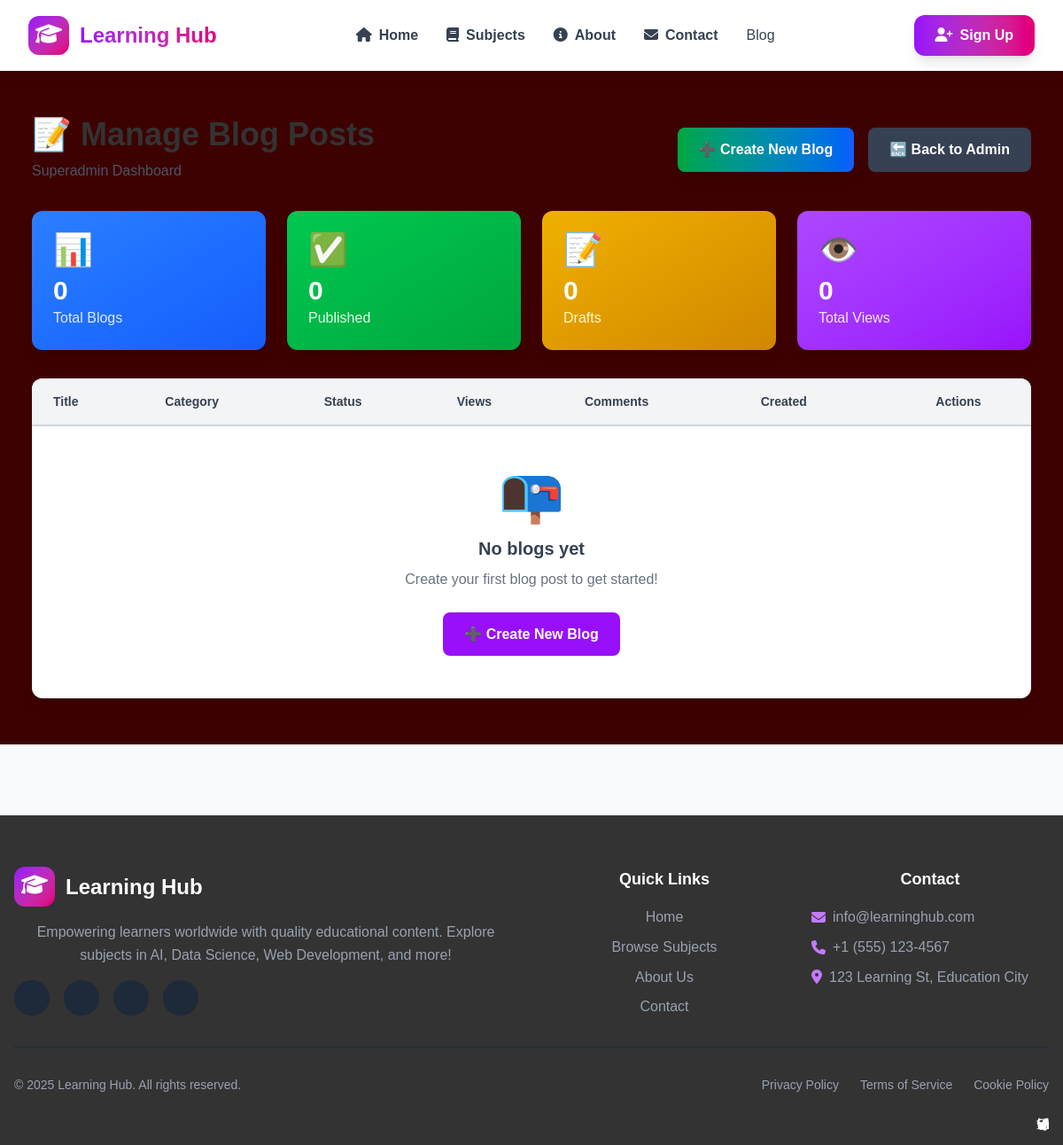
The page /blogs/manage/ (signed in) on the database as committed earlier.
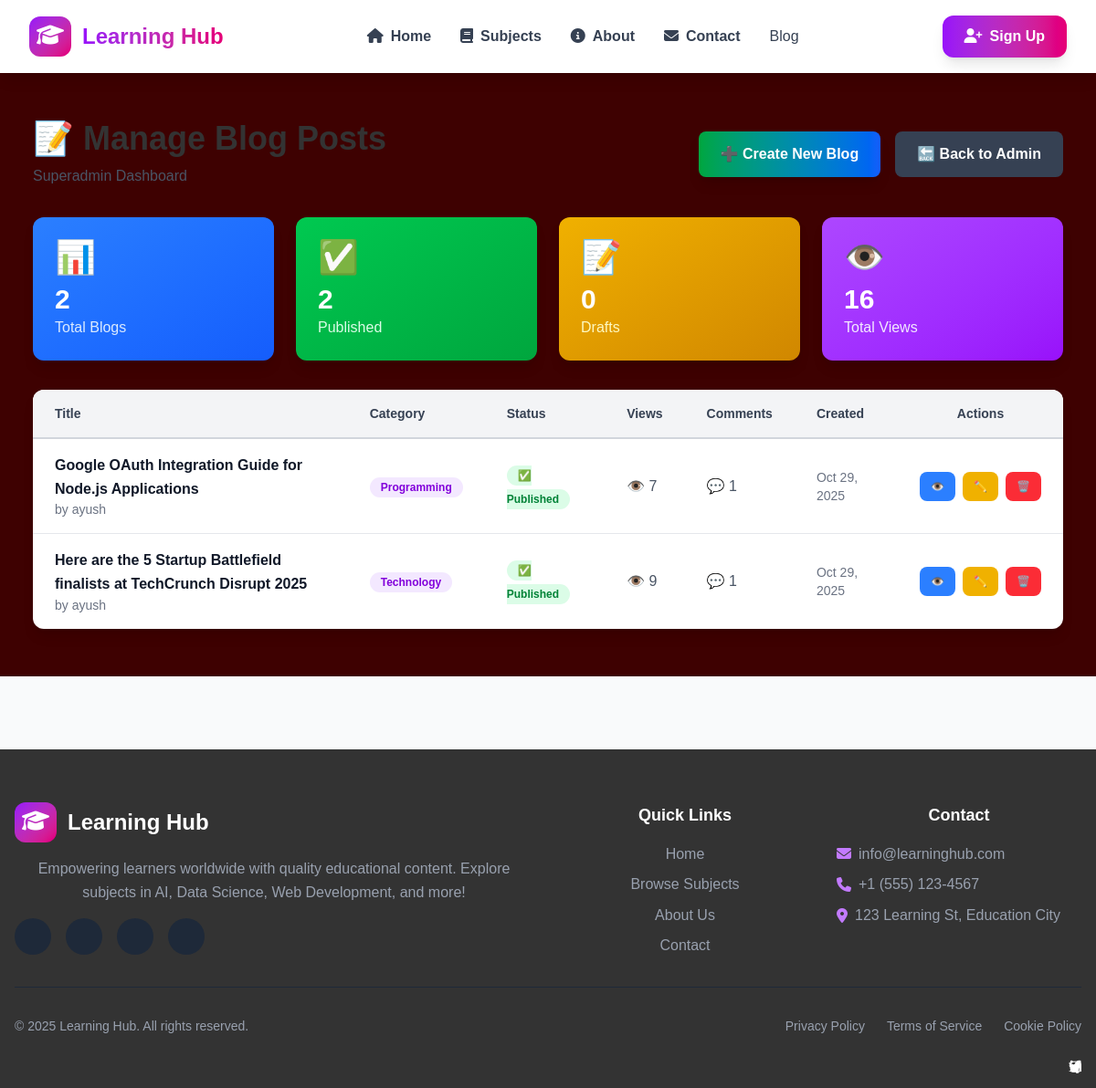
The same page on the database as committed later.
### MyFirstProject/models.py (models this page shows, shortened)
class Blog(models.Model):
    STATUS_CHOICES = [
        ('draft', 'Draft'),
        ('published', 'Published'),
    ]
    CATEGORY_CHOICES = [
        ('technology', 'Technology'),
        ('education', 'Education'),
        ('programming', 'Programming'),
        ('data-science', 'Data Science'),
        ('web-development', 'Web Development'),
        ('ai-ml', 'AI & Machine Learning'),
        ('career', 'Career'),
        ('tips', 'Tips & Tricks'),
    ]
    title = models.CharField(max_length=200)
    slug = models.SlugField(max_length=200, unique=True, blank=True)
    author = models.ForeignKey(User, on_delete=models.CASCADE, related_name='blogs')
    category = models.CharField(max_length=50, choices=CATEGORY_CHOICES, default='education')
    content = models.TextField()
    excerpt = models.TextField(max_length=300, blank=True, help_text="Brief summary (max 300 characters)")
    featured_image = models.URLField(max_length=500, blank=True, help_text="URL of the featured image")
    status = models.CharField(max_length=10, choices=STATUS_CHOICES, default='draft')
    views = models.PositiveIntegerField(default=0)
    created_at = models.DateTimeField(auto_now_add=True)
    updated_at = models.DateTimeField(auto_now=True)
    published_at = models.DateTimeField(null=True, blank=True)
    class Meta:
        ordering = ['-created_at']
        verbose_name = 'Blog Post'
        verbose_name_plural = 'Blog Posts'

### MyFirstProject/views.py (the view)
# urls.py: path('blogs/manage/', views.blog_manage, name='blog_manage'),
@login_required
@user_passes_test(is_superadmin, login_url='/login/')
def blog_manage(request):
    blogs = Blog.objects.annotate(
        comment_count=Count('comments')
    ).order_by('-created_at')
    total_blogs = blogs.count()
    published_blogs = blogs.filter(status='published').count()
    draft_blogs = blogs.filter(status='draft').count()
    total_views = sum(blog.views for blog in blogs)
    context = {
        'blogs': blogs,
        'total_blogs': total_blogs,
        'published_blogs': published_blogs,
        'draft_blogs': draft_blogs,
        'total_views': total_views,
    }
    return render(request, 'MyProject/blog_manage.html', context)

### MyFirstProject/views.py (called while the page is built)
def is_superadmin(user):
    return user.is_superuser

### MyFirstProject/templates/MyProject/blog_manage.html (shortened to what this page needs)
{% extends "layout.html" %}
{% block content %}
<div class="max-w-7xl mx-auto px-4 py-8">
  <div class="flex justify-between items-center mb-8">
    <div>
      <h1 class="text-4xl font-bold text-gray-800">📝 Manage Blog Posts</h1>
      <p class="text-gray-600 mt-2">Superadmin Dashboard</p>
    </div>
    <div class="flex gap-4">
      <a href="{% url 'blog_create' %}"
         class="px-6 py-3 bg-gradient-to-r from-green-600 to-blue-600 text-white rounded-lg font-semibold hover:from-green-700 hover:to-blue-700 transition shadow-lg">
        ➕ Create New Blog
      </a>
      <a href="/admin/"
         class="px-6 py-3 bg-gray-700 text-white rounded-lg font-semibold hover:bg-gray-800 transition">
        🔙 Back to Admin
      </a>
    </div>
  </div>
  <div class="grid md:grid-cols-4 gap-6 mb-8">
    <div class="bg-gradient-to-br from-blue-500 to-blue-600 text-white rounded-xl p-6 shadow-lg">
      <div class="text-4xl mb-2">📊</div>
      <div class="text-3xl font-bold">{{ total_blogs }}</div>
      <div class="text-blue-100">Total Blogs</div>
    </div>
    <div class="bg-gradient-to-br from-green-500 to-green-600 text-white rounded-xl p-6 shadow-lg">
      <div class="text-4xl mb-2">✅</div>
      <div class="text-3xl font-bold">{{ published_blogs }}</div>
      <div class="text-green-100">Published</div>
    </div>
    <div class="bg-gradient-to-br from-yellow-500 to-yellow-600 text-white rounded-xl p-6 shadow-lg">
      <div class="text-4xl mb-2">📝</div>
      <div class="text-3xl font-bold">{{ draft_blogs }}</div>
      <div class="text-yellow-100">Drafts</div>
    </div>
    <div class="bg-gradient-to-br from-purple-500 to-purple-600 text-white rounded-xl p-6 shadow-lg">
      <div class="text-4xl mb-2">👁️</div>
      <div class="text-3xl font-bold">{{ total_views }}</div>
      <div class="text-purple-100">Total Views</div>
    </div>
  </div>
  <div class="bg-white rounded-xl shadow-lg overflow-hidden">
    <div class="overflow-x-auto">
      <table class="w-full">
        <thead class="bg-gray-100 border-b-2 border-gray-300">
          <tr>
            <th class="px-6 py-4 text-left text-sm font-bold text-gray-700">Title</th>
            <th class="px-6 py-4 text-left text-sm font-bold text-gray-700">Category</th>
            <th class="px-6 py-4 text-left text-sm font-bold text-gray-700">Status</th>
            <th class="px-6 py-4 text-left text-sm font-bold text-gray-700">Views</th>
            <th class="px-6 py-4 text-left text-sm font-bold text-gray-700">Comments</th>
            <th class="px-6 py-4 text-left text-sm font-bold text-gray-700">Created</th>
            <th class="px-6 py-4 text-center text-sm font-bold text-gray-700">Actions</th>
          </tr>
        </thead>
        <tbody class="divide-y divide-gray-200">
          {% for blog in blogs %}
            <tr class="hover:bg-gray-50 transition">
              <td class="px-6 py-4">
                <div class="font-semibold text-gray-900">{{ blog.title }}</div>
                <div class="text-sm text-gray-500">by {{ blog.author.username }}</div>
              </td>
              <td class="px-6 py-4">
                <span class="px-3 py-1 bg-purple-100 text-purple-700 rounded-full text-xs font-semibold">
                  {{ blog.get_category_display }}
                </span>
              </td>
              <td class="px-6 py-4">
                {% if blog.status == 'published' %}
                  <span class="px-3 py-1 bg-green-100 text-green-700 rounded-full text-xs font-semibold">
                    ✅ Published
                  </span>
                {% else %}
                  <span class="px-3 py-1 bg-yellow-100 text-yellow-700 rounded-full text-xs font-semibold">
                    📝 Draft
                  </span>
                {% endif %}
              </td>
              <td class="px-6 py-4 text-gray-600">
                👁️ {{ blog.views }}
              </td>
              <td class="px-6 py-4 text-gray-600">
                💬 {{ blog.comment_count }}
              </td>
              <td class="px-6 py-4 text-sm text-gray-500">
                {{ blog.created_at|date:"M d, Y" }}
              </td>
              <td class="px-6 py-4">
                <div class="flex items-center justify-center gap-2">
                  <a href="{% url 'blog_detail' blog.slug %}"
                     class="px-3 py-2 bg-blue-500 text-white rounded-lg text-xs font-semibold hover:bg-blue-600 transition"
                     title="View">
                    👁️
                  </a>
                  <a href="{% url 'blog_update' blog.slug %}"
                     class="px-3 py-2 bg-yellow-500 text-white rounded-lg text-xs font-semibold hover:bg-yellow-600 transition"
                     title="Edit">
                    ✏️
                  </a>
                  <a href="{% url 'blog_delete' blog.slug %}"
                     class="px-3 py-2 bg-red-500 text-white rounded-lg text-xs font-semibold hover:bg-red-600 transition"
                     title="Delete">
                    🗑️
                  </a>
                </div>
              </td>
            </tr>
          {% endfor %}
        </tbody>
      </table>
    </div>
    {% if not blogs %}
      <div class="text-center py-12">
        <div class="text-6xl mb-4">📭</div>
        <h3 class="text-xl font-bold text-gray-700 mb-2">No blogs yet</h3>
        <p class="text-gray-500 mb-6">Create your first blog post to get started!</p>
        <a href="{% url 'blog_create' %}"
           class="inline-block px-6 py-3 bg-purple-600 text-white rounded-lg font-semibold hover:bg-purple-700 transition">
          ➕ Create New Blog
        </a>
      </div>
    {% endif %}
  </div>
</div>
{% endblock %}

### templates/layout.html (shortened to what this page needs)
{% load static tailwind_tags %}
{% load static %}
<!DOCTYPE html>
<html lang="en" class="scroll-smooth">
<head>
    <link rel="stylesheet" href="{% static 'style.css' %}">
    {% tailwind_css %}
    <link rel="stylesheet" href="https://cdnjs.cloudflare.com/ajax/libs/font-awesome/6.4.0/css/all.min.css">
</head>
<body class="bg-gray-50 min-h-screen">
    <nav class="bg-white shadow-lg sticky top-0 z-50 backdrop-blur-sm bg-white/95">
        <div class="max-w-7xl mx-auto px-4 sm:px-6 lg:px-8">
            <div class="flex justify-between items-center h-20">
                <div class="flex items-center">
                    <a href="{% url 'home' %}" class="flex items-center space-x-3 group">
                        <div class="bg-gradient-to-br from-purple-600 to-pink-600 p-2 rounded-xl transform group-hover:rotate-12 transition-transform duration-300">
                            <i class="fas fa-graduation-cap text-white text-2xl"></i>
                        </div>
                        <span class="text-2xl font-bold bg-gradient-to-r from-purple-600 to-pink-600 bg-clip-text text-transparent">
                        </span>
                    </a>
                </div>
                <div class="hidden md:flex items-center space-x-8">
                    <a href="{% url 'home' %}" class="nav-link text-gray-700 hover:text-purple-600 font-semibold transition-colors relative group">
                        <i class="fas fa-home mr-2"></i>Home
                    </a>
                    <a href="{% url 'all_html' %}" class="nav-link text-gray-700 hover:text-purple-600 font-semibold transition-colors relative group">
                        <i class="fas fa-book mr-2"></i>Subjects
                    </a>
                    <a href="{% url 'about' %}" class="nav-link text-gray-700 hover:text-purple-600 font-semibold transition-colors relative group">
                        <i class="fas fa-info-circle mr-2"></i>About
                    </a>
                    <a href="{% url 'contact' %}" class="nav-link text-gray-700 hover:text-purple-600 font-semibold transition-colors relative group">
                        <i class="fas fa-envelope mr-2"></i>Contact
                    </a>
                    <a href="{% url 'blog_list' %}" class="text-gray-700 hover:text-purple-600 transition font-medium">Blog</a>
                </div>
                <div class="hidden md:flex items-center space-x-4">
                    <button class="px-6 py-2.5 bg-gradient-to-r from-purple-600 to-pink-600 text-white font-semibold rounded-xl hover:from-purple-700 hover:to-pink-700 transition-all shadow-lg hover:shadow-xl transform hover:scale-105">
                        <i class="fas fa-user-plus mr-2"></i>Sign Up
                    </button>
                </div>
            </div>
        </div>
    </nav>
    <main class="min-h-[calc(100vh-20rem)]">
        {% block content %}{% endblock %}
    </main>
    <footer class="bg-gray-900 text-white mt-20">
        <div class="max-w-7xl mx-auto px-4 py-12">
            <div class="grid grid-cols-1 md:grid-cols-4 gap-8">
                <div class="col-span-1 md:col-span-2">
                    <div class="flex items-center space-x-3 mb-4">
                        <div class="bg-gradient-to-br from-purple-600 to-pink-600 p-2 rounded-xl">
                            <i class="fas fa-graduation-cap text-white text-2xl"></i>
                        </div>
                        <span class="text-2xl font-bold">Learning Hub</span>
                    </div>
                    <p class="text-gray-400 mb-4">
                        Empowering learners worldwide with quality educational content.
                        Explore subjects in AI, Data Science, Web Development, and more!
                    </p>
                    <div class="flex space-x-4">
                        <a href="#" class="w-10 h-10 bg-gray-800 rounded-full flex items-center justify-center hover:bg-purple-600 transition">
                            <i class="fab fa-facebook-f"></i>
                        </a>
                        <a href="#" class="w-10 h-10 bg-gray-800 rounded-full flex items-center justify-center hover:bg-purple-600 transition">
                            <i class="fab fa-twitter"></i>
                        </a>
                        <a href="#" class="w-10 h-10 bg-gray-800 rounded-full flex items-center justify-center hover:bg-purple-600 transition">
                            <i class="fab fa-linkedin-in"></i>
                        </a>
                        <a href="#" class="w-10 h-10 bg-gray-800 rounded-full flex items-center justify-center hover:bg-purple-600 transition">
                            <i class="fab fa-instagram"></i>
                        </a>
                    </div>
                </div>
                <div>
                    <h3 class="text-lg font-bold mb-4">Quick Links</h3>
                    <ul class="space-y-2">
                        <li><a href="{% url 'home' %}" class="text-gray-400 hover:text-purple-400 transition">Home</a></li>
                        <li><a href="{% url 'all_html' %}" class="text-gray-400 hover:text-purple-400 transition">Browse Subjects</a></li>
                        <li><a href="{% url 'about' %}" class="text-gray-400 hover:text-purple-400 transition">About Us</a></li>
                        <li><a href="{% url 'contact' %}" class="text-gray-400 hover:text-purple-400 transition">Contact</a></li>
                    </ul>
                </div>
                <div>
                    <h3 class="text-lg font-bold mb-4">Contact</h3>
                    <ul class="space-y-2 text-gray-400">
                        <li class="flex items-center">
                            <i class="fas fa-envelope mr-2 text-purple-400"></i>
                            info@learninghub.com
                        </li>
                        <li class="flex items-center">
                            <i class="fas fa-phone mr-2 text-purple-400"></i>
                            +1 (555) 123-4567
                        </li>
                        <li class="flex items-center">
                            <i class="fas fa-map-marker-alt mr-2 text-purple-400"></i>
                            123 Learning St, Education City
                        </li>
                    </ul>
                </div>
            </div>
            <div class="border-t border-gray-800 mt-8 pt-8 flex flex-col md:flex-row justify-between items-center">
                <p class="text-gray-400 text-sm">
                    &copy; 2025 Learning Hub. All rights reserved.
                </p>
                <div class="flex space-x-6 mt-4 md:mt-0">
                    <a href="#" class="text-gray-400 hover:text-purple-400 text-sm transition">Privacy Policy</a>
                    <a href="#" class="text-gray-400 hover:text-purple-400 text-sm transition">Terms of Service</a>
                    <a href="#" class="text-gray-400 hover:text-purple-400 text-sm transition">Cookie Policy</a>
                </div>
            </div>
        </div>
    </footer>
</body>
</html>

### static/style.css (style rules this page uses)
body { font-family: Arial, sans-serif; line-height: 1.6; margin: 0; padding: 0; color: rgb(255, 13, 0); }
main { padding: 20px; background: #3e0101; }
footer { background: #333; color: #fff; text-align: center; padding: 10px 0; position: relative; bottom: 0; width: 100%; }
h1, h2 { color: #333; }

Rows that differ between the two databases and show on the page:
added Blog: title "Google OAuth Integration Guide for Node.js Applications", author.username "ayush", category "Programming", status "✅ Published", views "7", comment_count "1", created_at "Oct 29, 2025"
added Blog: title "Here are the 5 Startup Battlefield finalists at TechCrunch Disrupt 2025", author.username "ayush", category "Technology", status "✅ Published", views "9", comment_count "1", created_at "Oct 29, 2025"
Other text that changed with them:
{{ total_blogs }}: "0" → "2"
{{ published_blogs }}: "0" → "2"
{{ total_views }}: "0" → "16"
text no longer shown: "📭 No blogs yet Create your first blog post to get started! ➕ Create New Blog"
